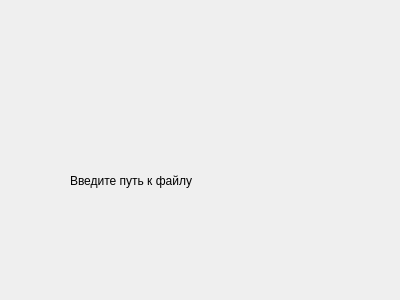
<?xml version="1.0" encoding="UTF-8"?>
<ui version="4.0">
 <class>File</class>
 <widget class="QDialog" name="File">
  <property name="geometry">
   <rect>
    <x>0</x>
    <y>0</y>
    <width>400</width>
    <height>300</height>
   </rect>
  </property>
  <property name="windowTitle">
   <string>Dialog</string>
  </property>
  <widget class="QLabel" name="label">
   <property name="geometry">
    <rect>
     <x>70</x>
     <y>170</y>
     <width>151</width>
     <height>21</height>
    </rect>
   </property>
   <property name="text">
    <string>Введите путь к файлу</string>
   </property>
  </widget>
 </widget>
 <resources/>
 <connections/>
</ui>
